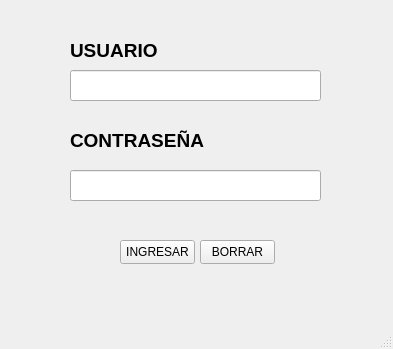
<?xml version="1.0" encoding="UTF-8"?>
<ui version="4.0">
 <class>MainWindow</class>
 <widget class="QMainWindow" name="MainWindow">
  <property name="geometry">
   <rect>
    <x>0</x>
    <y>0</y>
    <width>393</width>
    <height>349</height>
   </rect>
  </property>
  <property name="windowTitle">
   <string>MainWindow</string>
  </property>
  <widget class="QWidget" name="centralwidget">
   <widget class="QLabel" name="Lbusuario">
    <property name="geometry">
     <rect>
      <x>70</x>
      <y>30</y>
      <width>161</width>
      <height>41</height>
     </rect>
    </property>
    <property name="text">
     <string>&lt;html&gt;&lt;head/&gt;&lt;body&gt;&lt;p&gt;&lt;span style=&quot; font-size:14pt; font-weight:700;&quot;&gt;USUARIO&lt;/span&gt;&lt;/p&gt;&lt;/body&gt;&lt;/html&gt;</string>
    </property>
   </widget>
   <widget class="QLabel" name="Lbcontrasena">
    <property name="geometry">
     <rect>
      <x>70</x>
      <y>120</y>
      <width>161</width>
      <height>41</height>
     </rect>
    </property>
    <property name="text">
     <string>&lt;html&gt;&lt;head/&gt;&lt;body&gt;&lt;p&gt;&lt;span style=&quot; font-size:14pt; font-weight:700;&quot;&gt;CONTRASEÑA&lt;/span&gt;&lt;/p&gt;&lt;/body&gt;&lt;/html&gt;</string>
    </property>
   </widget>
   <widget class="QLineEdit" name="linecontrasena">
    <property name="geometry">
     <rect>
      <x>70</x>
      <y>170</y>
      <width>251</width>
      <height>31</height>
     </rect>
    </property>
   </widget>
   <widget class="QPushButton" name="BtIngreso">
    <property name="geometry">
     <rect>
      <x>120</x>
      <y>240</y>
      <width>75</width>
      <height>24</height>
     </rect>
    </property>
    <property name="text">
     <string>INGRESAR</string>
    </property>
   </widget>
   <widget class="QLineEdit" name="lineusuario">
    <property name="geometry">
     <rect>
      <x>70</x>
      <y>70</y>
      <width>251</width>
      <height>31</height>
     </rect>
    </property>
   </widget>
   <widget class="QPushButton" name="BtBorrar">
    <property name="geometry">
     <rect>
      <x>200</x>
      <y>240</y>
      <width>75</width>
      <height>24</height>
     </rect>
    </property>
    <property name="text">
     <string>BORRAR</string>
    </property>
   </widget>
  </widget>
  <widget class="QMenuBar" name="menubar">
   <property name="geometry">
    <rect>
     <x>0</x>
     <y>0</y>
     <width>393</width>
     <height>33</height>
    </rect>
   </property>
  </widget>
  <widget class="QStatusBar" name="statusbar"/>
 </widget>
 <resources/>
 <connections/>
</ui>
